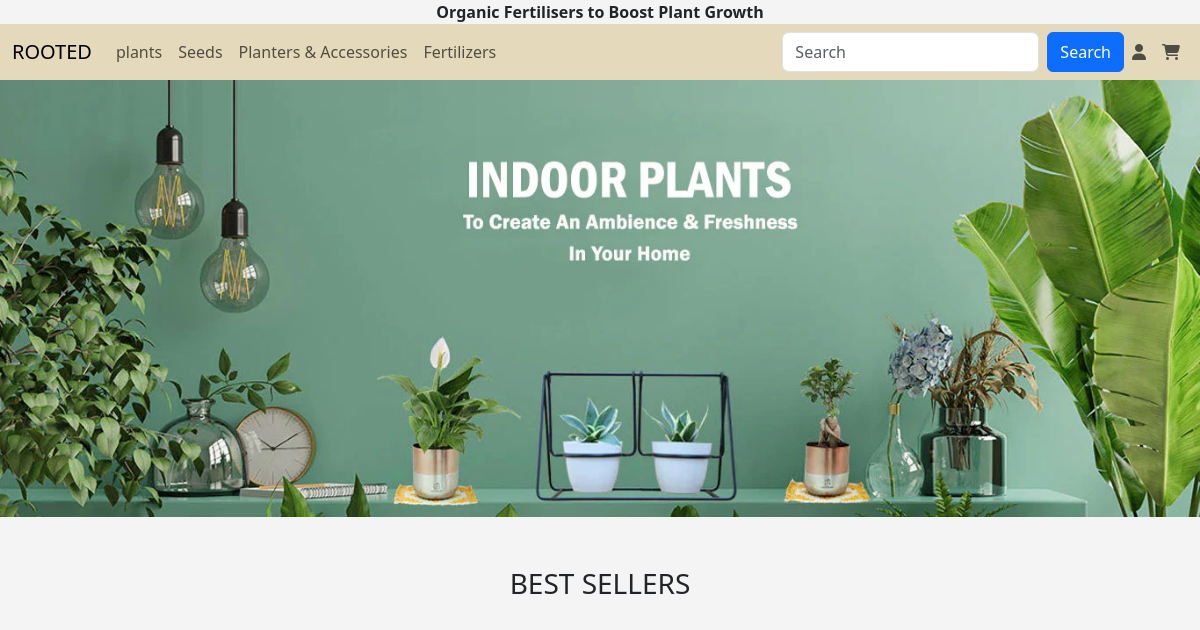
The app's page /, older data.
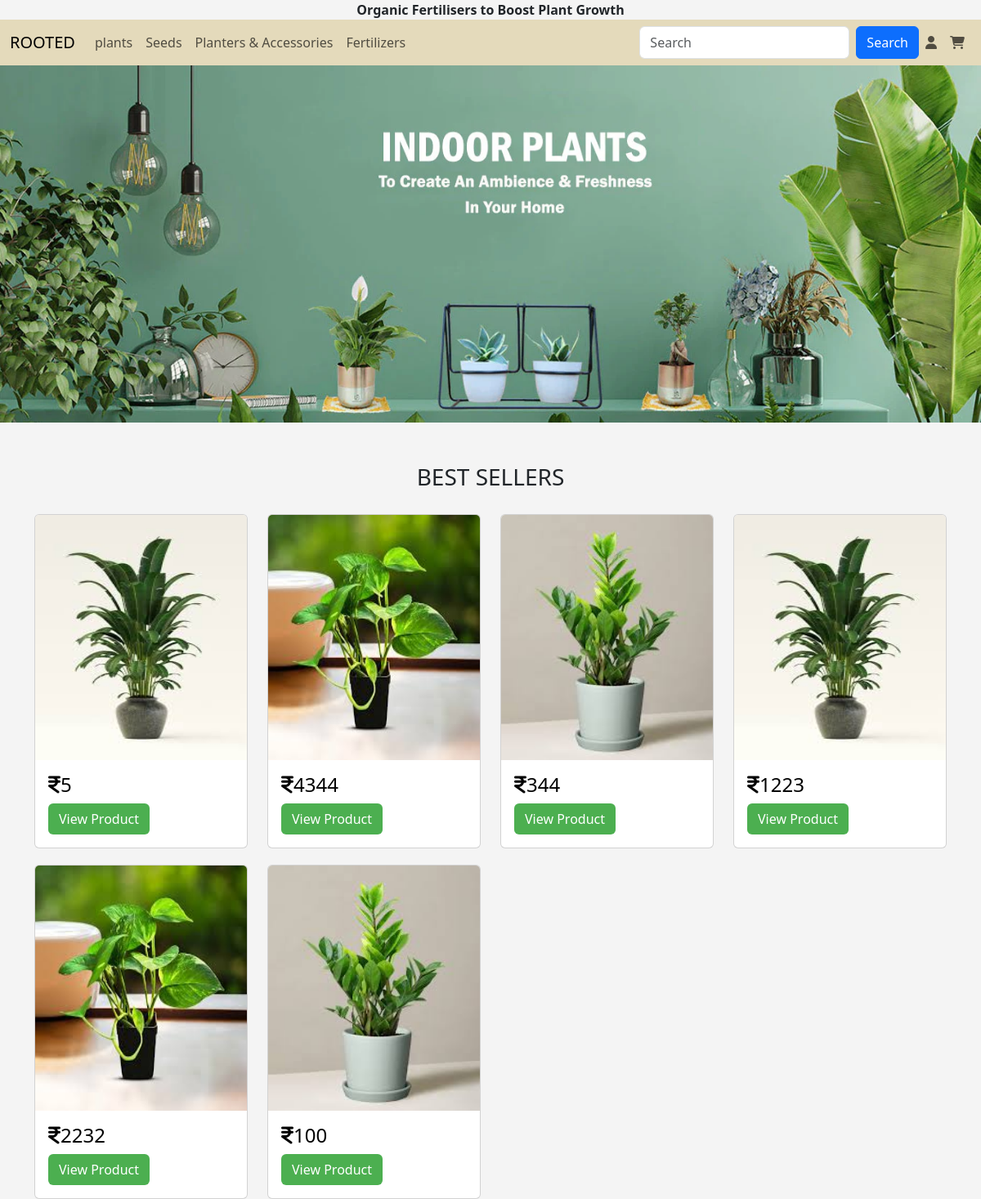
The same page, newer data.
### app/models.py (models this page shows)
class Plants(models.Model):
    p_id=models.TextField()
    name=models.TextField()
    p_catg=models.TextField()
    p_dis=models.TextField()
    price=models.IntegerField()
    offer_price=models.IntegerField()
    img=models.FileField()
    img2=models.FileField()

### app/views.py (the view)
# urls.py: path('',views.user_home),
def user_home(req):
    data=Plants.objects.all()[::-1]
    return render(req,'user/userhome.html',{'Plants':data})

### templates/user/userhome.html (shortened to what this page needs)
<!DOCTYPE html>
<html lang="en">
<head>
    {% load static %}
    <link rel="stylesheet" href="https://cdnjs.cloudflare.com/ajax/libs/font-awesome/6.6.0/css/all.min.css">
    <link href="https://cdn.jsdelivr.net/npm/bootstrap@5.3.3/dist/css/bootstrap.min.css" rel="stylesheet">
    <link rel="stylesheet" href="{% static 'css/style.css'%}">
</head>
<body>
      <div class="divtop">
      <div  class="carousel slide" data-bs-ride="carousel">
        <div class="carousel-inner">
          <div class="carousel-item active">
            <b class="cdata">Organic Fertilisers to Boost Plant Growth</b>
          </div>
        </div>
      </div>
    </div>
  <nav class="navbar navbar-expand-sm " id="navb">
    <div class="container-fluid">
      <a class="navbar-brand" href="#">ROOTED</a>
      <div class="collapse navbar-collapse" id="collapsibleNavbar">
        <ul class="navbar-nav me-auto">
          <li class="nav-item" id="dropdown">
            <a href="" class="nav-link" id="dropbtn"> plants
            </a>
          </li>
          <li class="nav-item" id="dropdown">
            <a href="" class="nav-link" id="dropbtn">Seeds
            </a>
          </li>
          <li class="nav-item" id="dropdown">
            <a href="" class="nav-link" id="dropbtn"> Planters & Accessories
            </a>
          </li>
          <li class="nav-item" >
            <a href="" class="nav-link" id="dropbtn"> Fertilizers
            </a>
          </li>
        </ul>
        <form class="d-flex">
          <input class="form-control me-2" type="text" placeholder="Search">
          <button class="btn btn-primary" type="button">Search</button>
          <ul class="navbar-nav me-auto">
            <li class="nav-item">
              <a class="nav-link" href="m_login"><i class="fa-solid fa-user"></i></a>
            </li>
            <li class="nav-item" >
              <a class="nav-link" href=""><i class="fa-solid fa-cart-shopping"></i></a>
            </li>
          </ul>
        </form>
      </div>
    </div>
  </nav>
<div class="topimg">
<img src="{% static 'images/top.webp'%}" alt="">
</div>
<div class="container" style="margin-top: 50px;" >
  <h3 style="text-align: center;">BEST SELLERS</h3>
  <div class="row" id="pp">
    {% for plant in Plants %}
    <div class="col-lg-3" id="oo">
      <a href="" style="text-decoration: none; color: black;"><div class="card" style="margin-top: 20px;">
        <img class="card-img-top" src="{{plant.img.url}}" alt="Card image" style="width:100%; height: 300px;">
        <div class="card-body">
          <h4 class="card-title"><i class="fa-solid fa-indian-rupee-sign"></i>{{plant.price}}</h4>
          <a href="view_pro/{{plant.pk}}" class="btn" style="background-color: #4CAF50; color: white;">View Product</a>
        </div></a>
      </div>
    </div>
    {% endfor %}
  </div>
</div>
</body>
</html>

### static/css/style.css (style rules this page uses)
body { background-color: #f4f4f4; }
.carousel-item { text-align: center; }
#navb { background-color: #e4dabb; }
.navbar-nav { display:flex; align-content: center; }
#dropdown { float: left; overflow: hidden; }
.topimg img { width: 100%; max-width: 100%; }

Row changes from the older to the newer data that the page shows:
added Plants: img (picture), price "5"
added Plants: img (picture), price "4344"
added Plants: img (picture), price "344"
added Plants: img (picture), price "1223"
added Plants: img (picture), price "2232"
added Plants: img (picture), price "100"
